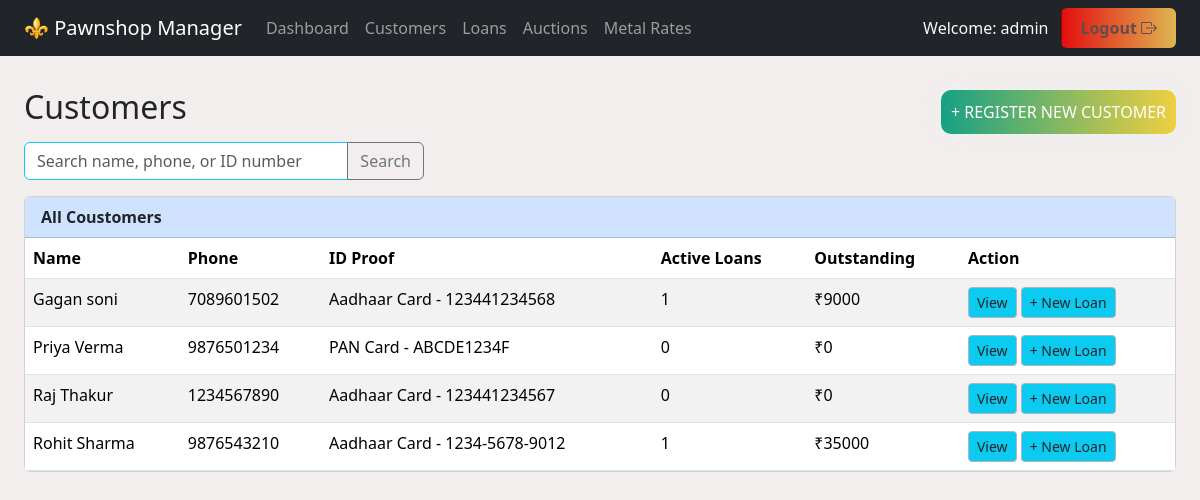
The page /customers/ (signed in) on the database its author committed.
### customers/models.py (models this page shows, shortened)
class Customer(models.Model):
    ID_PROOF_CHOICES = [
        ('AADHAAR', 'Aadhaar Card'),
        ('PAN', 'PAN Card'),
        ('PASSPORT', 'Passport'),
        ('VOTER_ID', 'Voter ID'),
        ('DRIVING_LICENSE', 'Driving License'),
        ('OTHER', 'Other Government ID'),
    ]
    full_name = models.CharField(max_length=200)
    phone_number = models.CharField(max_length=15)
    alternate_phone = models.CharField(max_length=15, blank=True)
    email = models.EmailField(blank=True)
    address = models.TextField()
    photo = models.ImageField(upload_to='customers/photos/', blank=True, null=True)
    id_proof_type = models.CharField(max_length=20, choices=ID_PROOF_CHOICES)
    id_proof_number = models.CharField(max_length=50)
    id_proof_document = models.FileField(upload_to='customers/id_proofs/', blank=True, null=True)
    date_registered = models.DateTimeField(auto_now_add=True)
    notes = models.TextField(blank=True, help_text="Internal staff notes about this customer")
    class Meta:
        ordering = ['full_name']
    @property
    def active_loans(self):
        return self.loans.filter(status__in=['ACTIVE', 'OVERDUE'])
    @property
    def active_loans_count(self):
        return self.active_loans.count()
    @property
    def total_outstanding(self):
        return sum((loan.outstanding_balance for loan in self.active_loans), Decimal('0'))

### loans/models.py (models this page shows, shortened)
class Loan(models.Model):
    STATUS_CHOICES = [
        ('ACTIVE', 'Active'),
        ('OVERDUE', 'Overdue'),
        ('REDEEMED', 'Redeemed'),
        ('AUCTIONED', 'Auctioned / Closed'),
    ]
    INTEREST_TYPE_CHOICES = [
        ('FLAT_MONTHLY', 'Flat (on original principal)'),
        ('REDUCING', 'Reducing balance (on outstanding principal)'),
    ]
    loan_number = models.CharField(max_length=20, unique=True, editable=False)
    customer = models.ForeignKey(Customer, on_delete=models.CASCADE, related_name='loans')
    item = models.OneToOneField(PledgeItem, on_delete=models.CASCADE, related_name='loan')
    principal_amount = models.DecimalField(max_digits=12, decimal_places=2)
    interest_rate_percent = models.DecimalField(
        max_digits=5, decimal_places=2,
        help_text="Monthly interest rate, e.g. 2.5 for 2.5% per month",
    )
    interest_type = models.CharField(max_length=20, choices=INTEREST_TYPE_CHOICES, default='FLAT_MONTHLY')
    issue_date = models.DateField(default=timezone.localdate)
    tenure_months = models.PositiveIntegerField(default=3)
    due_date = models.DateField(editable=False)
    status = models.CharField(max_length=20, choices=STATUS_CHOICES, default='ACTIVE')
    closed_date = models.DateField(blank=True, null=True)
    created_at = models.DateTimeField(auto_now_add=True)
    class Meta:
        ordering = ['-created_at']
    @property
    def total_interest_paid(self):
        return self.repayments.aggregate(total=Sum('interest_component'))['total'] or Decimal('0')
    @property
    def total_principal_paid(self):
        return self.repayments.aggregate(total=Sum('principal_component'))['total'] or Decimal('0')
    @property
    def outstanding_principal(self):
        return self.principal_amount - self.total_principal_paid
    def accrued_interest(self, as_of_date=None):
        as_of_date = as_of_date or timezone.localdate()
        round_up = getattr(settings, 'ROUND_UP_PARTIAL_MONTH_INTEREST', True)
        months = months_elapsed(self.issue_date, as_of_date, round_up_partial=round_up)
        rate = self.interest_rate_percent / Decimal('100')
        if self.interest_type == 'FLAT_MONTHLY':
            total_interest_due = self.principal_amount * rate * Decimal(months)
        else:  # REDUCING -- approximate using current outstanding principal
            total_interest_due = self.outstanding_principal * rate * Decimal(months)
        outstanding_interest = total_interest_due - self.total_interest_paid
        return max(outstanding_interest, Decimal('0'))
    @property
    def outstanding_balance(self):
        return self.outstanding_principal + self.accrued_interest()

### customers/views.py (the view)
# urls.py: path('', views.customer_list, name='list'),
@login_required
def customer_list(request):
    query = request.GET.get('q', '').strip()
    customers = Customer.objects.all()
    if query:
        customers = customers.filter(
            Q(full_name__icontains=query)
            | Q(phone_number__icontains=query)
            | Q(id_proof_number__icontains=query)
        )
    return render(request, 'customers/customer_list.html', {'customers': customers, 'query': query})

### loans/models.py (called while the page is built)
def add_months(start_date, months):
    month_index = start_date.month - 1 + months
    year = start_date.year + month_index // 12
    month = month_index % 12 + 1
    day = min(start_date.day, calendar.monthrange(year, month)[1])
    return start_date.replace(year=year, month=month, day=day)

def months_elapsed(start_date, end_date, round_up_partial=True):
    if end_date <= start_date:
        return 0
    full_months = (end_date.year - start_date.year) * 12 + (end_date.month - start_date.month)
    if end_date.day < start_date.day:
        full_months -= 1
    full_months = max(full_months, 0)
    anchor = add_months(start_date, full_months)
    has_remainder = end_date > anchor
    if round_up_partial and (has_remainder or full_months == 0):
        full_months += 1
    return full_months

### customers/templates/customers/customer_list.html (shortened to what this page needs)
{% extends "base.html" %}
{% block content %}
<div class="d-flex justify-content-between align-items-center mb-2">
  <h2 class="page-title flex-grow-1 mb-0">Customers</h2>
  <a href="{% url 'customers:create' %}" class="btn btn-pawn btn-grad">+ Register New Customer</a>
</div>
<form method="get" class="mb-3">
  <div class="input-group" style="max-width: 400px;">
    <input type="text" name="q" class="form-control border border-info" placeholder="Search name, phone, or ID number" value="{{ query }}">
    <button class="btn btn-outline-secondary" type="submit">Search</button>
  </div>
</form>
<div class="card">
  <div class="table-responsive">
    <div class="card-header bg-primary-subtle"><strong>All Coustomers</strong></div>
    <table class="table table-pawn table-hover table-striped mb-0">
      <thead><tr><th>Name</th><th>Phone</th><th>ID Proof</th><th>Active Loans</th><th>Outstanding</th><th>Action</th></tr></thead>
      <tbody>
        {% for customer in customers %}
        <tr>
          <td>{{ customer.full_name }}</td>
          <td>{{ customer.phone_number }}</td>
          <td>{{ customer.get_id_proof_type_display }} - {{ customer.id_proof_number }}</td>
          <td>{{ customer.active_loans_count }}</td>
          <td>₹{{ customer.total_outstanding|floatformat:0 }}</td>
          <td>
            <a href="{% url 'customers:detail' customer.pk %}" class="btn btn-sm btn-pawn bg-info border border-dark-subtle">View</a>
            <a href="{% url 'loans:create' customer.pk %}" class="btn btn-sm btn-gold bg-info border border-dark-subtle">+ New Loan</a>
          </td>
        </tr>
        {% empty %}
        <tr><td colspan="6" class="text-muted text-center py-3">No customers found.</td></tr>
        {% endfor %}
      </tbody>
    </table>
  </div>
</div>
{% endblock %}

### templates/base.html (shortened to what this page needs)
{% load static %}
<!DOCTYPE html>
<html lang="en">
<head>
    <link href="https://cdn.jsdelivr.net/npm/bootstrap@5.3.3/dist/css/bootstrap.min.css" rel="stylesheet">
    <link href="{% static 'css/gradient.css' %}" rel="stylesheet">
    <link rel="stylesheet" href="https://cdn.jsdelivr.net/npm/bootstrap-icons@1.13.1/font/bootstrap-icons.min.css">
  </head>
<body style="background-color: rgba(242, 237, 237, 0.9);">
{% if user.is_authenticated %}
<nav class="navbar navbar-expand-lg navbar-pawn navbar-dark bg-dark mb-4">
  <div class="container-fluid px-4">
    <a class="navbar-brand" href="{% url 'core:dashboard' %}">⚜ Pawnshop Manager</a>
    <div class="collapse navbar-collapse" id="navMain">
      <ul class="navbar-nav me-auto">
        <li class="nav-item"><a class="nav-link" href="{% url 'core:dashboard' %}">Dashboard</a></li>
        <li class="nav-item"><a class="nav-link" href="{% url 'customers:list' %}">Customers</a></li>
        <li class="nav-item"><a class="nav-link" href="{% url 'loans:list' %}">Loans</a></li>
        <li class="nav-item"><a class="nav-link" href="{% url 'auctions:eligible_list' %}">Auctions</a></li>
        <li class="nav-item"><a class="nav-link" href="{% url 'core:metal_rate_list' %}">Metal Rates</a></li>
      </ul>
      <form action="{% url 'logout' %}" method="post" class="d-flex">
        <span class="navbar-text text-light me-2">Welcome: {{ user.username }}</span>
        <button class="btn btn-g" type="submit">Logout <i class="bi bi-box-arrow-right"></i></button>
      </form>
    </div>
  </div>
</nav>
{% endif %}
<div class="container-fluid  px-4 pb-5">
  {% block content %}{% endblock %}
</div>
</body>
</html>

### static/css/gradient.css (style rules this page uses)
.btn-g { background-image: linear-gradient(to right, #e30f0f 0%, #dfb752 51%, #9e0101 100%); padding: 6px 18px; margin-left: 5px; font-size: 1rem; transition: 0.6s; text-transform: capitalize; background-size: 200% auto; outline: none; color: #644c4c; font-weight: 600; }
.btn-grad { background-image: linear-gradient(to right, #16A085 0%, #F4D03F 51%, #16A085 100%); }
.btn-grad { margin-top: 10px; padding: 10px; text-align: center; text-transform: uppercase; transition: 0.5s; background-size: 200% auto; color: white; box-shadow: 0 0 20px #eee; border-radius: 10px; display: block; outline: none; border: none; }

### rows shown on the page
Customer: full_name "Gagan soni", phone_number "7089601502", id_proof_type "Aadhaar Card", id_proof_number "123441234568", active_loans_count "1", total_outstanding "9000"
Customer: full_name "Priya Verma", phone_number "9876501234", id_proof_type "PAN Card", id_proof_number "ABCDE1234F", active_loans_count "0", total_outstanding "0"
Customer: full_name "Raj Thakur", phone_number "1234567890", id_proof_type "Aadhaar Card", id_proof_number "123441234567", active_loans_count "0", total_outstanding "0"
Customer: full_name "Rohit Sharma", phone_number "9876543210", id_proof_type "Aadhaar Card", id_proof_number "1234-5678-9012", active_loans_count "1", total_outstanding "35000"

### other values the page prints
{{ user.username }} "admin"
